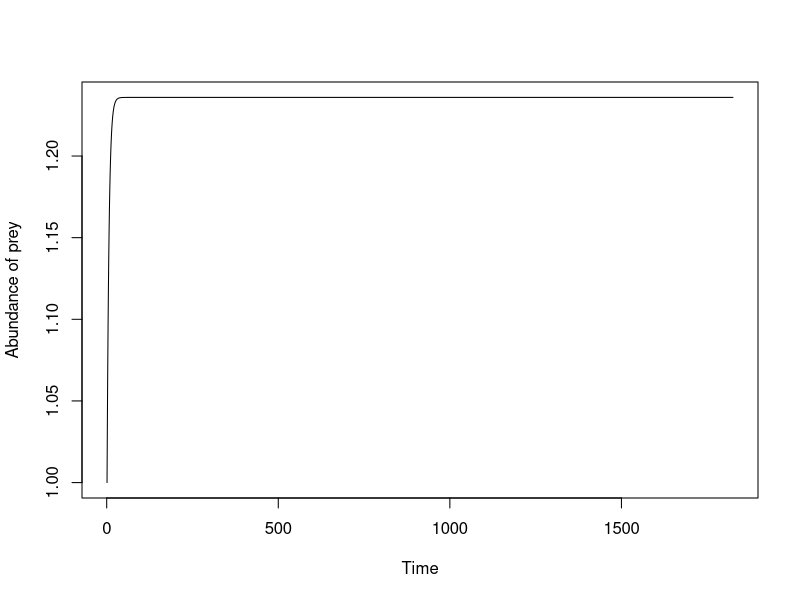

Write the R code that produced this figure.
## ---- chunk 1
library(deSolve)
## ---- chunk 2
LV_prey_pred <- function(t, state, param) {
}

## ---- chunk 3
LV_prey_pred <- function(t, state, param) {
  with(as.list(c(state, param)), {
    
    dV <- (r * V) - (b * V * P)
    dP <- (a * b * V * P) -  mu * P

    return(list(c(V = dV, P = dP)))
  })
}
## ---- chunk 4
times <- 1:(365 * 5) # 5 years
## ---- chunk 5
param <- c(r= 1, b = 0.02, a = 0.5, mu = 0.2)
## ---- chunk 6
states <- c(V = 1,P = 2)
## ---- chunk 7
lv_results <- ode(y = states, times = times, func = LV_prey_pred, parms = param)

head(lv_results, 10)
## ---- chunk 8
LV_prey_pred_mistake <- function(t, state, param) {
  with(as.list(c(state, param)), {
    
    dV <- (r * V) + (b * V * P) # The number of prey increases... with predation
    dP <- (a * b * V * P) -  mu * P

    return(list(c(V = dV, P = dP)))
  })
}
## ---- chunk 9
param_no_b <- param
param_no_b["r"] <- 0
## ---- chunk 10
lv_test_no_b <- data.frame(ode(y = states, times = times, func = LV_prey_pred_mistake, parms = param_no_b))
## ---- chunk 11
plot(lv_test_no_b[,"V"], type = 'l',xlab = "Time", ylab = "Abundance of prey")
